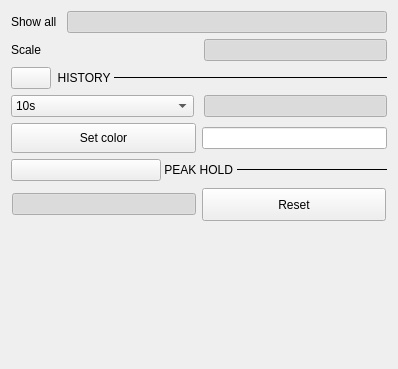
<?xml version="1.0" encoding="UTF-8"?>
<ui version="4.0">
 <class>IIOMonitorMenu</class>
 <widget class="QWidget" name="IIOMonitorMenu">
  <property name="geometry">
   <rect>
    <x>0</x>
    <y>0</y>
    <width>398</width>
    <height>369</height>
   </rect>
  </property>
  <property name="windowTitle">
   <string>Form</string>
  </property>
  <layout class="QVBoxLayout" name="verticalLayout_2">
   <item>
    <layout class="QVBoxLayout" name="verticalLayout">
     <item>
      <layout class="QHBoxLayout" name="horizontalLayout_5">
       <property name="spacing">
        <number>10</number>
       </property>
       <property name="topMargin">
        <number>0</number>
       </property>
       <item>
        <widget class="QLabel" name="label_7">
         <property name="sizePolicy">
          <sizepolicy hsizetype="Preferred" vsizetype="Preferred">
           <horstretch>0</horstretch>
           <verstretch>0</verstretch>
          </sizepolicy>
         </property>
         <property name="text">
          <string>Show all</string>
         </property>
        </widget>
       </item>
       <item>
        <widget class="adiscope::CustomSwitch" name="showAllBtn">
         <property name="sizePolicy">
          <sizepolicy hsizetype="MinimumExpanding" vsizetype="Preferred">
           <horstretch>0</horstretch>
           <verstretch>0</verstretch>
          </sizepolicy>
         </property>
         <property name="checkable">
          <bool>true</bool>
         </property>
         <property name="checked">
          <bool>true</bool>
         </property>
        </widget>
       </item>
      </layout>
     </item>
     <item>
      <layout class="QHBoxLayout" name="horizontalLayout_4">
       <property name="spacing">
        <number>10</number>
       </property>
       <property name="topMargin">
        <number>0</number>
       </property>
       <item>
        <widget class="QLabel" name="label_6">
         <property name="sizePolicy">
          <sizepolicy hsizetype="Preferred" vsizetype="Preferred">
           <horstretch>0</horstretch>
           <verstretch>0</verstretch>
          </sizepolicy>
         </property>
         <property name="text">
          <string>Scale</string>
         </property>
        </widget>
       </item>
       <item>
        <widget class="adiscope::CustomSwitch" name="scaleBtn">
         <property name="checkable">
          <bool>true</bool>
         </property>
         <property name="checked">
          <bool>true</bool>
         </property>
        </widget>
       </item>
      </layout>
     </item>
     <item>
      <layout class="QHBoxLayout" name="horizontalLayout_13">
       <property name="spacing">
        <number>0</number>
       </property>
       <property name="topMargin">
        <number>0</number>
       </property>
       <item>
        <widget class="QPushButton" name="btnCollapseHistory">
         <property name="sizePolicy">
          <sizepolicy hsizetype="Minimum" vsizetype="Preferred">
           <horstretch>0</horstretch>
           <verstretch>0</verstretch>
          </sizepolicy>
         </property>
         <property name="text">
          <string/>
         </property>
         <property name="checkable">
          <bool>true</bool>
         </property>
         <property name="subsection_arrow_button" stdset="0">
          <bool>true</bool>
         </property>
        </widget>
       </item>
       <item>
        <widget class="QLabel" name="label_13">
         <property name="sizePolicy">
          <sizepolicy hsizetype="Fixed" vsizetype="Fixed">
           <horstretch>0</horstretch>
           <verstretch>0</verstretch>
          </sizepolicy>
         </property>
         <property name="text">
          <string>  HISTORY </string>
         </property>
         <property name="subsection_label" stdset="0">
          <bool>true</bool>
         </property>
        </widget>
       </item>
       <item>
        <widget class="Line" name="line_5">
         <property name="sizePolicy">
          <sizepolicy hsizetype="MinimumExpanding" vsizetype="Fixed">
           <horstretch>0</horstretch>
           <verstretch>0</verstretch>
          </sizepolicy>
         </property>
         <property name="minimumSize">
          <size>
           <width>0</width>
           <height>1</height>
          </size>
         </property>
         <property name="maximumSize">
          <size>
           <width>16777215</width>
           <height>1</height>
          </size>
         </property>
         <property name="frameShadow">
          <enum>QFrame::Plain</enum>
         </property>
         <property name="lineWidth">
          <number>1</number>
         </property>
         <property name="orientation">
          <enum>Qt::Horizontal</enum>
         </property>
         <property name="subsection_line" stdset="0">
          <bool>true</bool>
         </property>
        </widget>
       </item>
      </layout>
     </item>
     <item>
      <layout class="QHBoxLayout" name="horizontalLayout_3">
       <property name="spacing">
        <number>10</number>
       </property>
       <property name="topMargin">
        <number>0</number>
       </property>
       <item>
        <widget class="QComboBox" name="historySize">
         <property name="sizePolicy">
          <sizepolicy hsizetype="Preferred" vsizetype="Fixed">
           <horstretch>0</horstretch>
           <verstretch>0</verstretch>
          </sizepolicy>
         </property>
         <property name="minimumSize">
          <size>
           <width>80</width>
           <height>0</height>
          </size>
         </property>
         <property name="currentIndex">
          <number>1</number>
         </property>
         <item>
          <property name="text">
           <string>1s</string>
          </property>
         </item>
         <item>
          <property name="text">
           <string>10s</string>
          </property>
         </item>
         <item>
          <property name="text">
           <string>60s</string>
          </property>
         </item>
        </widget>
       </item>
       <item>
        <widget class="adiscope::CustomSwitch" name="histogramCh">
         <property name="checkable">
          <bool>true</bool>
         </property>
         <property name="checked">
          <bool>true</bool>
         </property>
        </widget>
       </item>
      </layout>
     </item>
     <item>
      <layout class="QHBoxLayout" name="horizontalLayout">
       <item>
        <widget class="QPushButton" name="setColorBtn">
         <property name="sizePolicy">
          <sizepolicy hsizetype="MinimumExpanding" vsizetype="Fixed">
           <horstretch>0</horstretch>
           <verstretch>0</verstretch>
          </sizepolicy>
         </property>
         <property name="minimumSize">
          <size>
           <width>0</width>
           <height>30</height>
          </size>
         </property>
         <property name="styleSheet">
          <string notr="true">QPushButton{
height:25px;

font-size: 12px;
line-height: 14px;
}</string>
         </property>
         <property name="text">
          <string>Set color</string>
         </property>
         <property name="blue_button" stdset="0">
          <bool>true</bool>
         </property>
        </widget>
       </item>
       <item>
        <widget class="QLineEdit" name="colorValue"/>
       </item>
      </layout>
     </item>
     <item>
      <layout class="QHBoxLayout" name="horizontalLayout_12">
       <property name="spacing">
        <number>0</number>
       </property>
       <property name="topMargin">
        <number>0</number>
       </property>
       <item>
        <widget class="QPushButton" name="btnCollapsePeakHold">
         <property name="sizePolicy">
          <sizepolicy hsizetype="Minimum" vsizetype="Preferred">
           <horstretch>0</horstretch>
           <verstretch>0</verstretch>
          </sizepolicy>
         </property>
         <property name="text">
          <string/>
         </property>
         <property name="checkable">
          <bool>true</bool>
         </property>
         <property name="subsection_arrow_button" stdset="0">
          <bool>true</bool>
         </property>
        </widget>
       </item>
       <item>
        <widget class="QLabel" name="label_12">
         <property name="sizePolicy">
          <sizepolicy hsizetype="Fixed" vsizetype="Fixed">
           <horstretch>0</horstretch>
           <verstretch>0</verstretch>
          </sizepolicy>
         </property>
         <property name="text">
          <string> PEAK HOLD </string>
         </property>
         <property name="subsection_label" stdset="0">
          <bool>true</bool>
         </property>
        </widget>
       </item>
       <item>
        <widget class="Line" name="line_4">
         <property name="minimumSize">
          <size>
           <width>0</width>
           <height>1</height>
          </size>
         </property>
         <property name="maximumSize">
          <size>
           <width>16777215</width>
           <height>1</height>
          </size>
         </property>
         <property name="frameShadow">
          <enum>QFrame::Plain</enum>
         </property>
         <property name="lineWidth">
          <number>1</number>
         </property>
         <property name="orientation">
          <enum>Qt::Horizontal</enum>
         </property>
         <property name="subsection_line" stdset="0">
          <bool>true</bool>
         </property>
        </widget>
       </item>
      </layout>
     </item>
     <item>
      <widget class="QWidget" name="peakHoledrControls" native="true">
       <layout class="QHBoxLayout" name="horizontalLayout_15">
        <property name="leftMargin">
         <number>1</number>
        </property>
        <property name="topMargin">
         <number>1</number>
        </property>
        <property name="rightMargin">
         <number>1</number>
        </property>
        <item>
         <widget class="adiscope::CustomSwitch" name="btnDisplayPeakHold">
          <property name="text">
           <string/>
          </property>
          <property name="checkable">
           <bool>true</bool>
          </property>
          <property name="checked">
           <bool>true</bool>
          </property>
         </widget>
        </item>
        <item>
         <widget class="QPushButton" name="btnResetPeakHold">
          <property name="minimumSize">
           <size>
            <width>0</width>
            <height>30</height>
           </size>
          </property>
          <property name="styleSheet">
           <string notr="true">QPushButton{
height:25px;

font-size: 12px;
line-height: 14px;
}</string>
          </property>
          <property name="text">
           <string>Reset</string>
          </property>
          <property name="blue_button" stdset="0">
           <bool>true</bool>
          </property>
         </widget>
        </item>
       </layout>
      </widget>
     </item>
    </layout>
   </item>
   <item>
    <spacer name="verticalSpacer">
     <property name="orientation">
      <enum>Qt::Vertical</enum>
     </property>
     <property name="sizeHint" stdset="0">
      <size>
       <width>20</width>
       <height>40</height>
      </size>
     </property>
    </spacer>
   </item>
  </layout>
 </widget>
 <customwidgets>
  <customwidget>
   <class>adiscope::CustomSwitch</class>
   <extends>QPushButton</extends>
   <header>gui/customSwitch.hpp</header>
  </customwidget>
 </customwidgets>
 <resources/>
 <connections/>
</ui>
